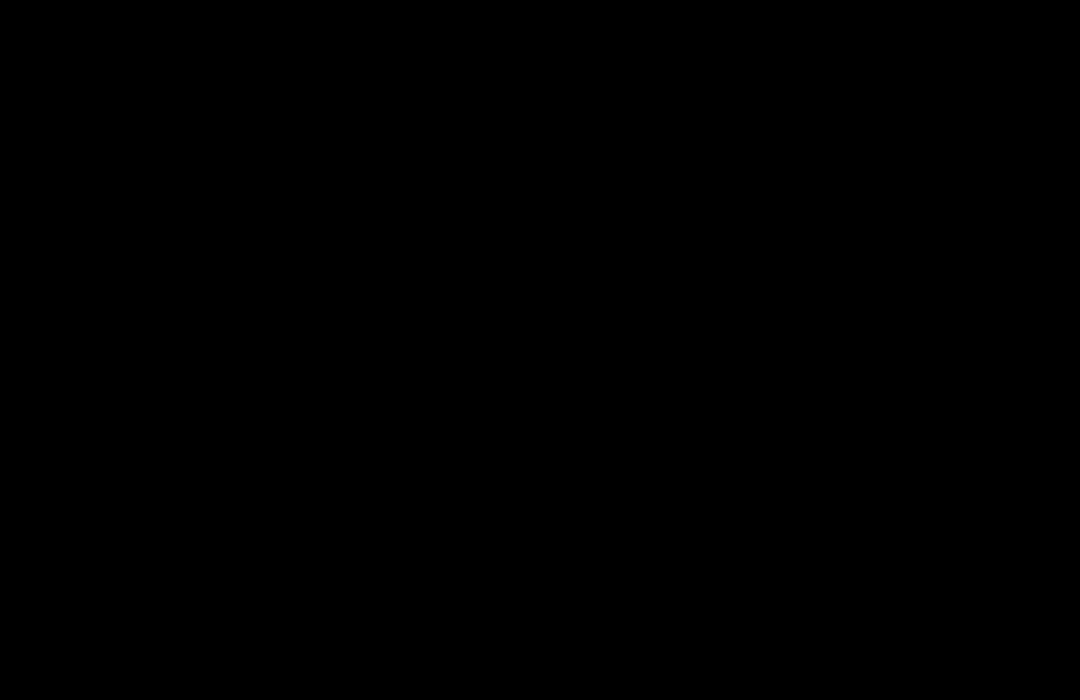
Frame 1 (no input)
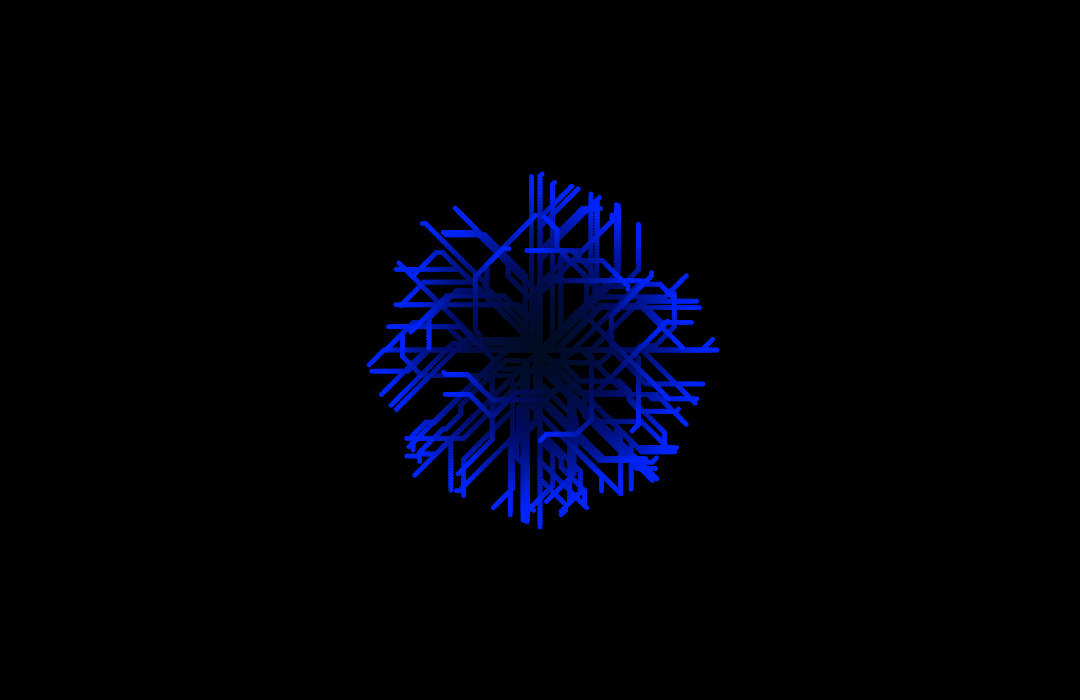
Frame 60 (the mouse pressed at the canvas centre just before this capture)
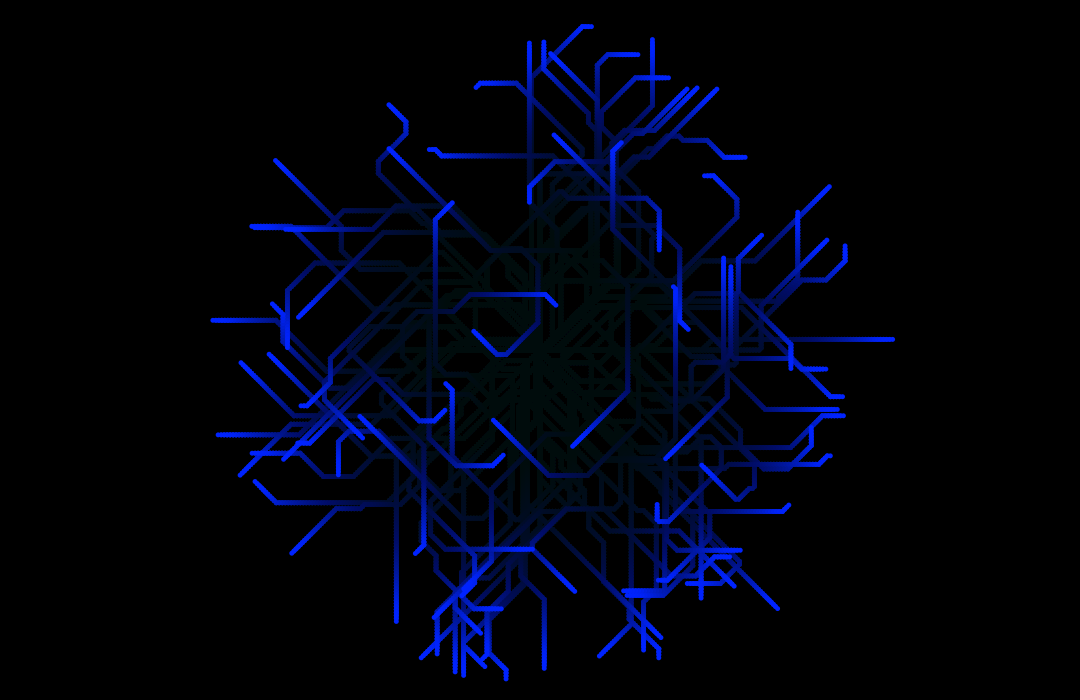
Frame 120 (the mouse held since frame 60 and released just before this capture)

The Processing sketch that drew these frames (run headless with seeded random() and noise(); from frame 60 on, the mouse is pressed at the canvas centre):

// Processing sketch: E_01_CircuitPulse
// ── E_01_CircuitPulse.pde
//This is coding challenge done while following the video from 
//the YouTube channel Barney
//https://youtu.be/_w4tNafprAY


ArrayList<Particle> p = new ArrayList<Particle>();

void setup() {
  size(1080, 700);
  background(0);
  colorMode(HSB);
  //p = new Particle(width/2,height/2, 0, int(random(255)));
  noStroke();
  burst(100);
}

void draw() {
  //background(0);
  //clear();
  pushStyle();
  fill(0, 10);
  rect(0, 0, width, height);
  popStyle();
  for (int i = p.size() - 1; i >= 0; i--) {
    p.get(i).update();
    if (p.get(i).dead) {
      p.remove(i); 
      continue;
    }
    p.get(i).show();
  }
}

void burst(int num) {
  int c = int(random(255));
  for (int i = 0; i < num; i++) {
    float a = int(random(8)) * PI/4;
    p.add(new Particle(width/2, height/2, a, c));
  }
}

void keyPressed() {
  if (key == ' ') {
    burst(100);
  }
}
// ── Particle.pde
class Particle {
  ArrayList<PVector> old = new ArrayList<PVector>();
  float x, y, ang, speed;
  int c, sz, tailLength;
  boolean dead = false;

  Particle(float x, float y, float ang, int c) {
    this.x = x;
    this.y = y;
    this.ang = ang;
    this.speed = 3;
    this.c = c;
    this.sz = 5;
    this.tailLength = 8;
  }

  void update() {
    if (random(1) > 0.95f) {
      if (random(1) > 0.5f) {
        ang += PI/4;
      } else {
        ang -= PI/4;
      }
    }

    old.add(new PVector(x, y));

    while (old.size() > tailLength) {
      old.remove(0);
    }

    x += cos(ang)*speed;
    y += sin(ang)*speed;

    if (old.get(0).x < 0 || old.get(0).x > width || old.get(0).y < 0 || old.get(0).y > height) {
      dead = true;
    }
  }

  void show() {
    fill(c, 255, 255);
    //ellipse(x, y, sz, sz);
    if (old.size() > 0) {
      for (int i = 0; i < old.size(); i++) {
        fill(c, 255, 255, map(i, 0, old.size() - 1, 0, 255)) ;
        ellipse(old.get(i).x, old.get(i).y, sz, sz);
      }
    }
  }
}
